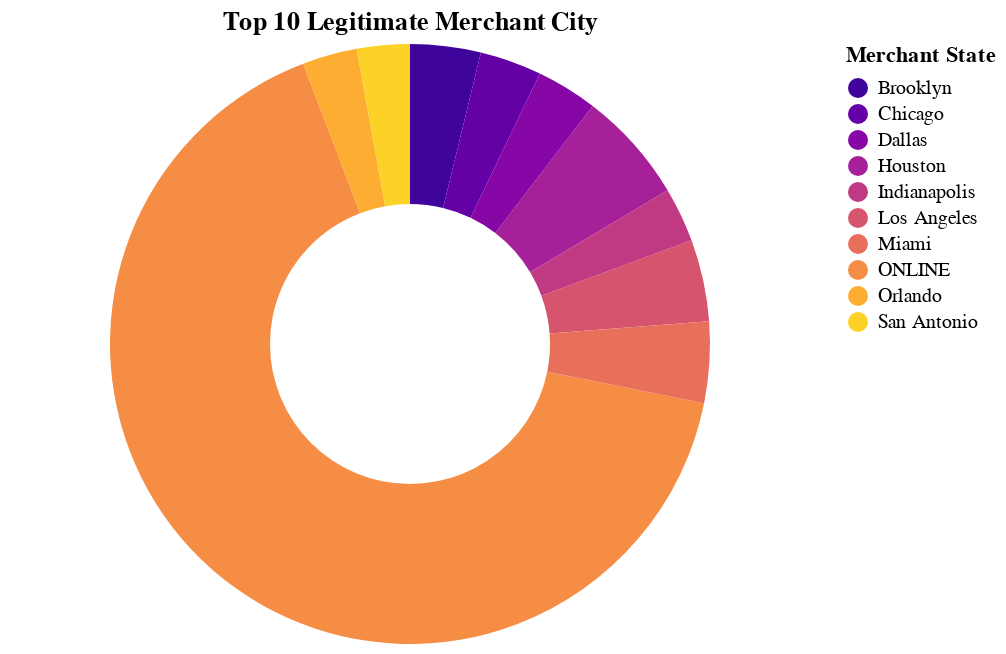

This figure's notebook cell:
### Code cell
print(legit_city.sort("Count", descending=True))
top_10_merchant_city_chart(legit_city, "Legitimate")

### Figure 1 — Vega-Lite specification as saved in the notebook (floating-point values rounded to 4 significant figures)
{"config": {"view": {"continuousWidth": 300, "continuousHeight": 300}}, "data": {"name": "data-09f370b6961e6dd3830c1c355a053eba"}, "mark": {"type": "arc", "innerRadius": 70}, "encoding": {"color": {"field": "Merchant City", "scale": {"scheme": "plasma"}, "sort": "ascending", "title": "Merchant State", "type": "nominal"}, "theta": {"field": "Count", "type": "quantitative"}}, "title": "Top 10 Legitimate Merchant City", "width": 400, "$schema": "https://vega.github.io/schema/vega-lite/v5.16.3.json", "datasets": {"data-09f370b6961e6dd3830c1c355a053eba": [{"Merchant City": "ONLINE", "Count": 2702472}, {"Merchant City": "Houston", "Count": 246027}, {"Merchant City": "Los Angeles", "Count": 180460}, {"Merchant City": "Miami", "Count": 178628}, {"Merchant City": "Brooklyn", "Count": 155411}, {"Merchant City": "Chicago", "Count": 136160}, {"Merchant City": "Dallas", "Count": 134819}, {"Merchant City": "Indianapolis", "Count": 120891}, {"Merchant City": "Orlando", "Count": 120757}, {"Merchant City": "San Antonio", "Count": 116434}]}}
